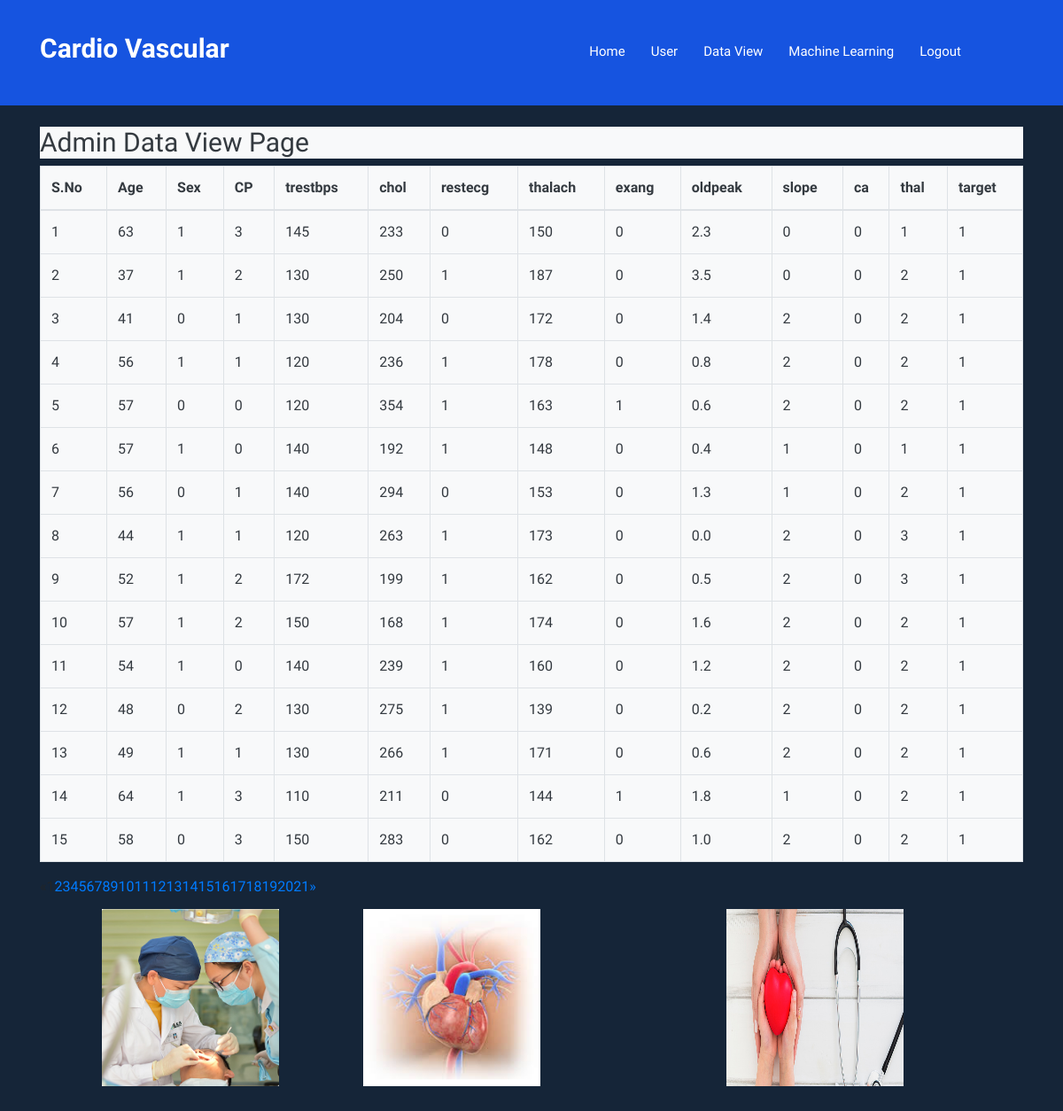
Screenshot of /AdminDataView/ with the database file from the repository.
### users/models.py (models this page shows, shortened)
class HearDataModel(models.Model):
    age = models.IntegerField()
    sex = models.IntegerField()
    cp = models.IntegerField()
    trestbps = models.IntegerField()
    chol = models.IntegerField()
    fbs = models.IntegerField()
    restecg = models.IntegerField()
    thalach = models.IntegerField()
    exang = models.IntegerField()
    oldpeak = models.FloatField()
    slope = models.IntegerField()
    ca = models.IntegerField()
    thal = models.IntegerField()
    target = models.IntegerField()
    class Meta:
        db_table = 'HeartDatabase'

### admins/views.py (the view)
# urls.py: path('AdminDataView/',admns.AdminDataView,name='AdminDataView'),
def AdminDataView(request):
    data_list = HearDataModel.objects.all()
    page = request.GET.get('page', 1)
    paginator = Paginator(data_list, 15)
    try:
        data = paginator.page(page)
    except PageNotAnInteger:
        data = paginator.page(1)
    except EmptyPage:
        data = paginator.page(paginator.num_pages)
    return render(request, 'admins/AdminDataView.html', {'data': data})

### assets/templates/admins/AdminDataView.html
{% extends 'admins/AdminBase.html'%}
{%block contents%}
 <p class="footer_title bg-light text-dark">
     <h2 class="bg-light text-dark">Admin Data View  Page</h2>
<table class="table table-bordered footer_title bg-light text-dark">
  <thead>
    <tr>
        <th>S.No</th>
        <th>Age</th>
        <th>Sex</th>
        <th>CP</th>
        <th>trestbps</th>
        <th>chol</th>
        <th>restecg</th>
        <th>thalach</th>
        <th>exang </th>
        <th>oldpeak </th>
        <th>slope </th>
        <th>ca </th>
        <th>thal </th>
        <th>target </th>
    </tr>
  </thead>
  <tbody>
    {% for i in data %}
      <tr>
        <td>{{i.id}}</td>
                                                <td>{{i.age}}</td>
                                                <td>{{i.sex}}</td>
                                                <td>{{i.cp}}</td>
                                                <td>{{i.trestbps}}</td>
                                                <td>{{i.chol}}</td>
                                                <td>{{i.restecg}}</td>
                                                <td>{{i.thalach}}</td>
                                                <td>{{i.exang}}</td>
                                                <td>{{i.oldpeak}}</td>
                                                <td>{{i.slope}}</td>
                                                <td>{{i.ca}}</td>
                                                <td>{{i.thal}}</td>
                                                <td>{{i.target}}</td>
      </tr>
    {% endfor %}
  </tbody>
</table>
{% if data.has_other_pages %}
  <ul class="pagination">
    {% if data.has_previous %}
      <li><a href="?page={{ data.previous_page_number }}">&laquo;</a></li>
    {% else %}
      <li class="disabled"><span>&laquo;</span></li>
    {% endif %}
    {% for i in data.paginator.page_range %}
      {% if data.number == i %}
        <li class="active"><span>{{ i }} <span class="sr-only">(current)</span></span></li>
      {% else %}
        <li><a href="?page={{ i }}">{{ i }}</a></li>
      {% endif %}
    {% endfor %}
    {% if data.has_next %}
      <li><a href="?page={{ data.next_page_number }}">&raquo;</a></li>
    {% else %}
      <li class="disabled"><span>&raquo;</span></li>
    {% endif %}
  </ul>
{% endif %}
 </p>
{%endblock%}

### rows the page displays
HearDataModel: id "1", age "63", sex "1", cp "3", trestbps "145", chol "233", restecg "0", thalach "150", exang "0", oldpeak "2.3", slope "0", ca "0", thal "1", target "1"
HearDataModel: id "2", age "37", sex "1", cp "2", trestbps "130", chol "250", restecg "1", thalach "187", exang "0", oldpeak "3.5", slope "0", ca "0", thal "2", target "1"
HearDataModel: id "3", age "41", sex "0", cp "1", trestbps "130", chol "204", restecg "0", thalach "172", exang "0", oldpeak "1.4", slope "2", ca "0", thal "2", target "1"
HearDataModel: id "4", age "56", sex "1", cp "1", trestbps "120", chol "236", restecg "1", thalach "178", exang "0", oldpeak "0.8", slope "2", ca "0", thal "2", target "1"
HearDataModel: id "5", age "57", sex "0", cp "0", trestbps "120", chol "354", restecg "1", thalach "163", exang "1", oldpeak "0.6", slope "2", ca "0", thal "2", target "1"
HearDataModel: id "6", age "57", sex "1", cp "0", trestbps "140", chol "192", restecg "1", thalach "148", exang "0", oldpeak "0.4", slope "1", ca "0", thal "1", target "1"
HearDataModel: id "7", age "56", sex "0", cp "1", trestbps "140", chol "294", restecg "0", thalach "153", exang "0", oldpeak "1.3", slope "1", ca "0", thal "2", target "1"
HearDataModel: id "8", age "44", sex "1", cp "1", trestbps "120", chol "263", restecg "1", thalach "173", exang "0", oldpeak "0.0", slope "2", ca "0", thal "3", target "1"
HearDataModel: id "9", age "52", sex "1", cp "2", trestbps "172", chol "199", restecg "1", thalach "162", exang "0", oldpeak "0.5", slope "2", ca "0", thal "3", target "1"
HearDataModel: id "10", age "57", sex "1", cp "2", trestbps "150", chol "168", restecg "1", thalach "174", exang "0", oldpeak "1.6", slope "2", ca "0", thal "2", target "1"
HearDataModel: id "11", age "54", sex "1", cp "0", trestbps "140", chol "239", restecg "1", thalach "160", exang "0", oldpeak "1.2", slope "2", ca "0", thal "2", target "1"
HearDataModel: id "12", age "48", sex "0", cp "2", trestbps "130", chol "275", restecg "1", thalach "139", exang "0", oldpeak "0.2", slope "2", ca "0", thal "2", target "1"
HearDataModel: id "13", age "49", sex "1", cp "1", trestbps "130", chol "266", restecg "1", thalach "171", exang "0", oldpeak "0.6", slope "2", ca "0", thal "2", target "1"
HearDataModel: id "14", age "64", sex "1", cp "3", trestbps "110", chol "211", restecg "0", thalach "144", exang "1", oldpeak "1.8", slope "1", ca "0", thal "2", target "1"
HearDataModel: id "15", age "58", sex "0", cp "3", trestbps "150", chol "283", restecg "0", thalach "162", exang "0", oldpeak "1.0", slope "2", ca "0", thal "2", target "1"

### other values shown
{{ i }} "2" "3" "4" "5" "6" "7" "8" "9" "10" "11" "12" "13" "14" "15" "16" "17" "18" "19" "20" "21"
